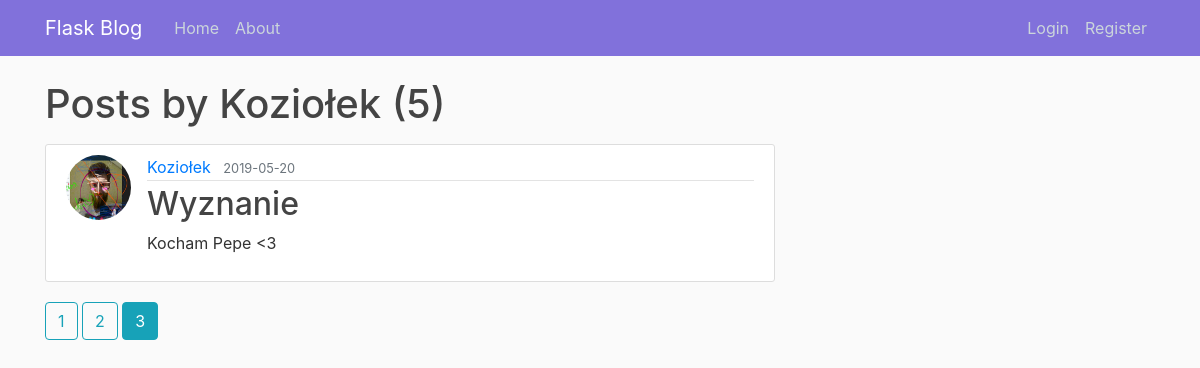
Before: /user/Koziołek?page=3 with the older database file.
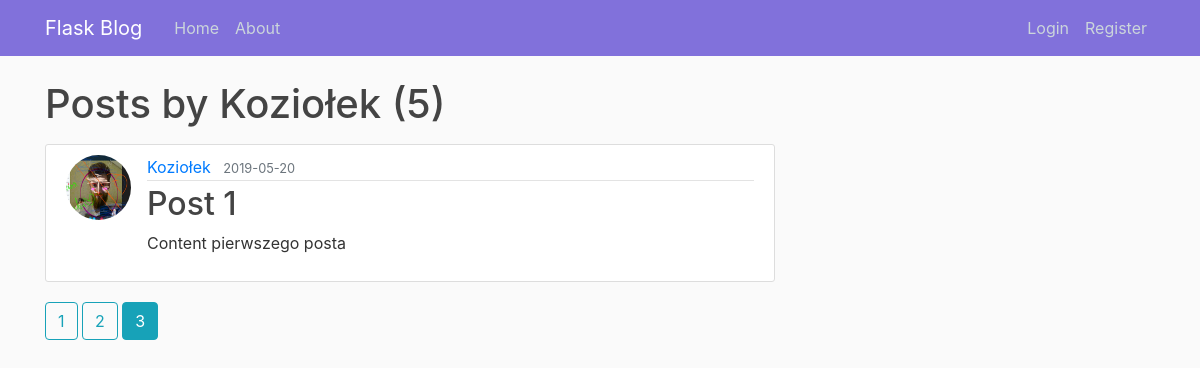
After: the same page with the newer database file.
### flaskblog/models.py (models this page shows, shortened)
class Post(db.Model):
    id = db.Column(db.Integer, primary_key=True)
    title = db.Column(db.String(100), nullable=False)
    date_posted = db.Column(db.DateTime, nullable=False, default=datetime.utcnow)
    content = db.Column(db.Text, nullable=False)
    user_id = db.Column(db.Integer, db.ForeignKey('user.id'), nullable=False)

class User(db.Model, UserMixin):
    id = db.Column(db.Integer, primary_key=True)
    username = db.Column(db.String(20), unique=True, nullable=False)
    email = db.Column(db.String(120), unique=True, nullable=False)
    img_file = db.Column(db.String(20), nullable=False, default='default.jpg')
    password = db.Column(db.String(60), nullable=False)
    posts = db.relationship('Post', backref='author', lazy=True)

### flaskblog/routes.py (the view)
@app.route("/user/<string:username>")
def user_posts(username):
    page = request.args.get('page', 1, type=int)
    user = User.query.filter_by(username=username).first_or_404()
    posts = Post.query.filter_by(author=user).order_by(
        Post.date_posted.desc()).paginate(page=page, per_page=2)
    return render_template('user_posts.html', posts=posts, user=user)

### flaskblog/templates/user_posts.html
{% extends "layout.html" %}
{% block content %}
    <h1 class="mb-3">Posts by {{ user.username }} ({{ posts.total }})</h1>
    {% for post in posts.items %}
    <article class="media content-section">
        <img class="rounded-circle article-img" src="{{ url_for('static', filename='profile_pics/' + post.author.img_file) }}">
        <div class="media-body">
            <div class="article-metadata">
                <a class="mr-2" href="{{ url_for('user_posts', username=post.author.username) }}">{{ post.author.username }}</a>
                <small class="text-muted">{{ post.date_posted.strftime('%Y-%m-%d') }}</small>
            </div>
            <h2><a class="article-title" href="{{ url_for('post', post_id=post.id) }}">{{ post.title }}</a></h2>
            <p class="article-content">{{ post.content }}</p>
        </div>
    </article>
    {% endfor%}
    {% for page_num in posts.iter_pages(left_edge=1, right_edge=1, left_current=1, right_current=2) %}
        {% if page_num %}
            {% if posts.page == page_num %}
                <a class="btn btn-info mb-4"href="{{ url_for('user_posts', username=user.username, page=page_num) }}">{{ page_num }}</a>
            {% else %}
                <a class="btn btn-outline-info mb-4"href="{{ url_for('user_posts', username=user.username, page=page_num) }}">{{ page_num }}</a>
            {% endif %}
        {% else %}
            ...
        {% endif %}
    {% endfor%}
{% endblock content %}

Changed rows visible on the page:
changed Post "Koziołek": title "Wyznanie" → "Post 1"; content "Kocham Pepe <3" → "Content pierwszego posta"
